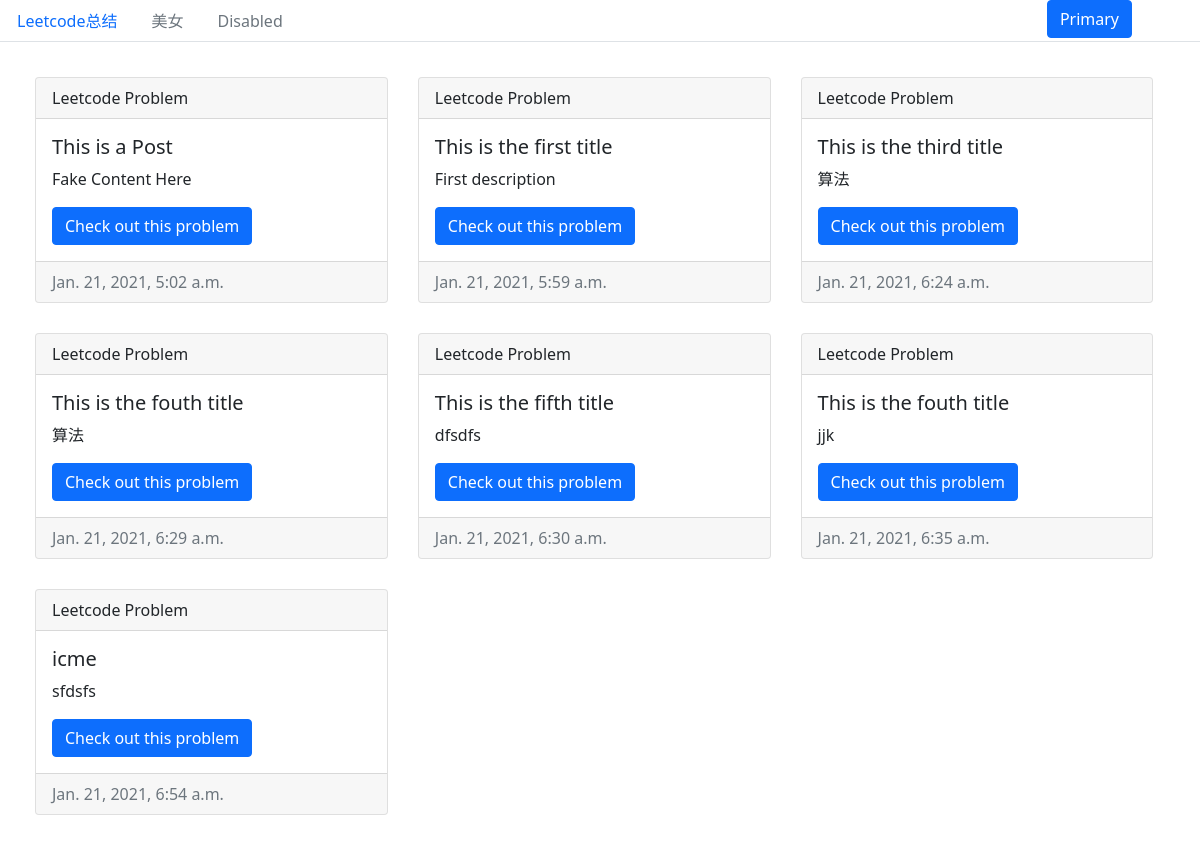
The page /blogs/leetcode/ on the database its author committed.
### blogs/models.py (models this page shows)
class Post(models.Model):
	pub_date = models.DateTimeField(auto_now_add=True)
	title =  models.CharField(max_length=200)
	content = models.TextField()
	url = models.CharField(max_length=200,default='https://leetcode.com/problemset/all/')
	category = models.CharField(max_length=200, null=True)
	user = models.ForeignKey(User, on_delete=models.CASCADE, null=True, default=None)
	def __str__(self):
		return self.title

### blogs/views.py (the view)
# urls.py: path('leetcode/',views.leetcode, name='leetcode'),
def leetcode(request):
	latest_question_list = Post.objects.all()
	print(latest_question_list)
	return render(request, 'blogs/leetcode.html',{'latest_question_list':latest_question_list})

### blogs/templates/blogs/leetcode.html
{% extends "blogs/index.html" %}
{% block content %}
<CardGroup class="cardContainer">
{% for question in latest_question_list %}
	<div class="card" style="margin: 15px;">
	  	<div class="card-header">
	    	Leetcode Problem
	  	</div>
	  	<div class="card-body">
	    	<h5 class="card-title">{{question.title}}</h5>
	    	<p class="card-text">{{question.content}}</p>
	    	<a href="{{question.url}}" class="btn btn-primary">Check out this problem</a>
	  	</div>
	  	<div class="card-footer text-muted">
    		{{question.pub_date}}
  		</div>
	</div>
{% endfor %}
</CardGroup>
{% endblock %}

### blogs/templates/blogs/index.html (shortened to what this page needs)
{% load static %}
<!DOCTYPE html>
<html>
<head>
	<link rel="stylesheet" href="{% static 'blogs/style.css' %}">
	<link rel="stylesheet" href="{% static 'blogs/css/bootstrap.min.css' %}">
	<link rel="stylesheet" href="{% static 'blogs/css/bootstrap.css' %}">
</head>
<body>
	<ul class="nav nav-tabs">
	  	<li class="nav-item">
	    	<a class="nav-link" href="{{request.path}}">Leetcode总结</a>
	  	</li>
	  	<li class="nav-item">
	    	<a class="nav-link disabled" href="#">美女</a>
	  	</li>
	  	<li class="nav-item">
	    	<a class="nav-link disabled" href="#">Disabled</a>
	  	</li>
  		<div class="d-grid gap-2 d-md-flex justify-content-md-end">
  			<button type="button" id="post_btn" class="btn btn-primary me-md-2" data-bs-toggle="modal" data-bs-target="#exampleModalLive" style="position: absolute;right: 5%;">Primary</button>
  		</div>
	</ul>
	{% block content %}{% endblock %}
</body>
</html>

### blogs/static/blogs/style.css (style rules this page uses)
#post_btn { position: absolute !important; right: 10px; }
.cardContainer { display: grid; grid-template-columns: 33% 33% 33%; padding: 20px; }

### rows shown on the page
Post: title "This is a Post", content "Fake Content Here", pub_date "Jan. 21, 2021, 5:02 a.m."
Post: title "This is the first title", content "First description", pub_date "Jan. 21, 2021, 5:59 a.m."
Post: title "This is the third title", content "算法", pub_date "Jan. 21, 2021, 6:24 a.m."
Post: title "This is the fouth title", content "算法", pub_date "Jan. 21, 2021, 6:29 a.m."
Post: title "This is the fifth title", content "dfsdfs", pub_date "Jan. 21, 2021, 6:30 a.m."
Post: title "This is the fouth title", content "jjk", pub_date "Jan. 21, 2021, 6:35 a.m."
Post: title "icme", content "sfdsfs", pub_date "Jan. 21, 2021, 6:54 a.m."
